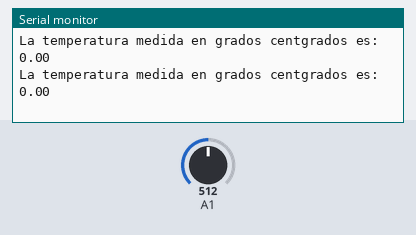
The sketch below on a simulated Arduino Uno, built with avr-gcc and run on an emulated ATmega328P. On the bench: the last lines printed to the serial monitor. The test bench sets the inputs (shaded band); at power-on: A1 = 512.

Above: at 10.8 s.
10.9 s: A1 set to 716
At 20.3 s:
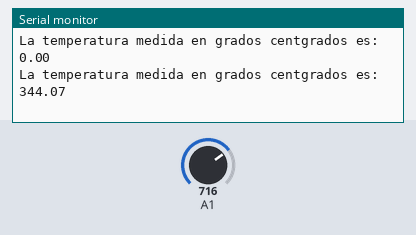
20.9 s: A1 set to 900
At 30.4 s:
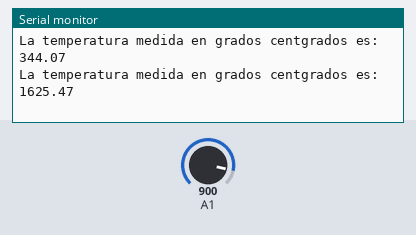
Timing chart, 0 to 31.9 s (numbered marks = the images above; inputs shaded):
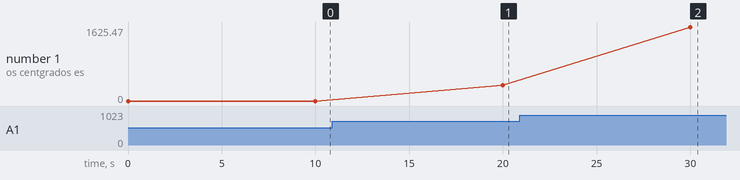

The sketch:

termometro.ino
```cpp
int _ABVAR_1_pinA1 = 0 ;
int __ardublockAnalogRead(int pinNumber)
{
  pinMode(pinNumber, INPUT);
  return analogRead(pinNumber);
}


double _ABVAR_2_VA1 = 0.0 ;
double _ABVAR_3_Rpt1000 = 0.0 ;
double _ABVAR_4_T = 0.0 ;

void setup()
{
  Serial.begin(9600);
}

void loop()
{
  _ABVAR_1_pinA1 = __ardublockAnalogRead(A1) ;
  _ABVAR_2_VA1 = ( ( _ABVAR_1_pinA1 * 5.00 ) / 1024 ) ;
  _ABVAR_3_Rpt1000 = ( 1000 * ( _ABVAR_2_VA1 / ( 5 - _ABVAR_2_VA1 ) ) ) ;
  _ABVAR_4_T = ( ( _ABVAR_3_Rpt1000 - 1000 ) / 3.85 ) ;
  Serial.print("La temperatura medida en grados centgrados es:");
  Serial.print(" ");
  Serial.print(_ABVAR_4_T);
  Serial.print(" ");
  Serial.println();
  delay( 10000 );
}
```

Measured:
- after the input at 10.9 s, the serial monitor: prints a new line after 9.1 s (image 1)
- after the input at 20.9 s, the serial monitor: prints a new line after 9.1 s (image 2)
- plotted number 1: 0 → 344.07 after the input at 10.9 s, 344.07 → 1625.47 after the input at 20.9 s
